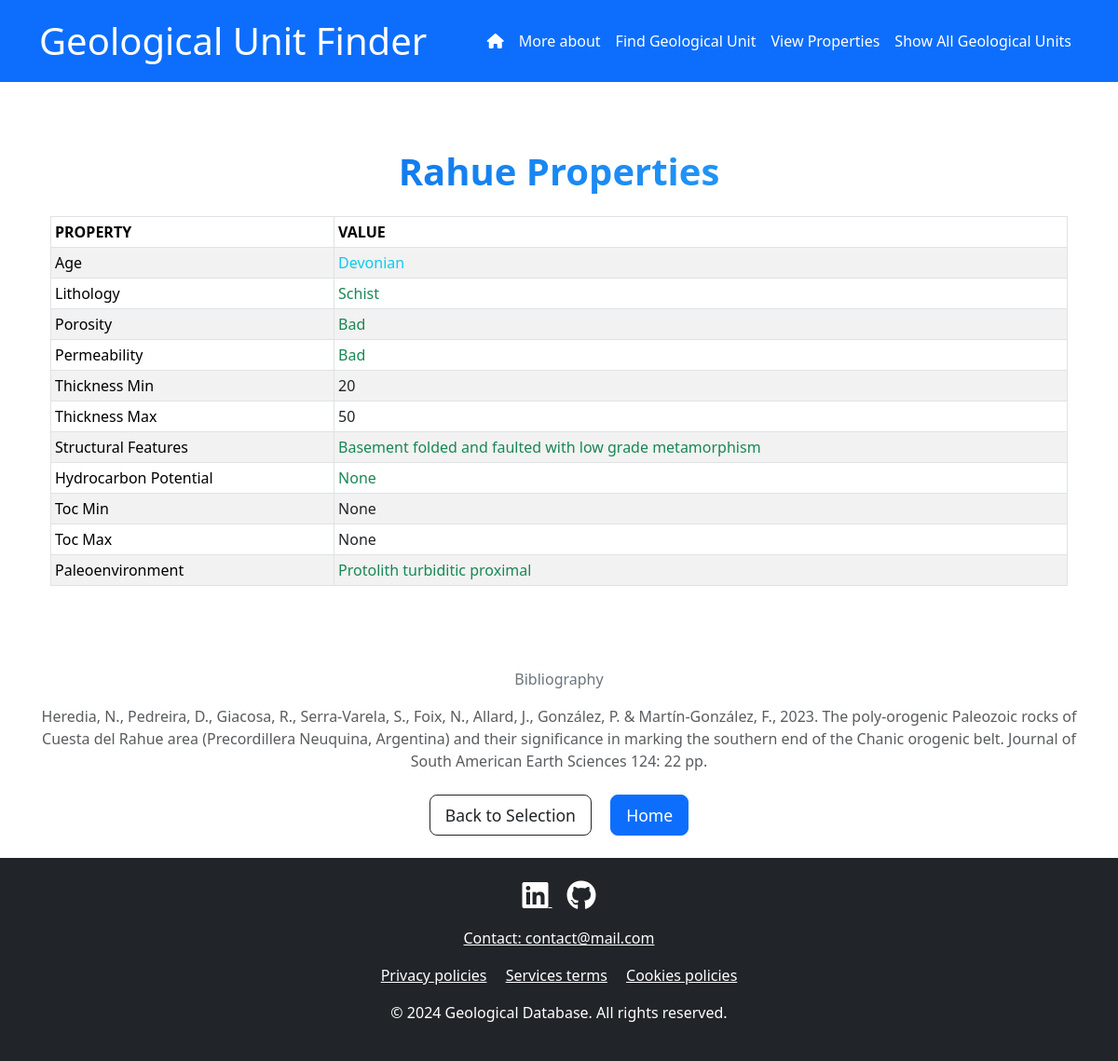
Screenshot of /properties/Rahue with the database file from the repository.
### tables this page shows
CREATE TABLE geological_units (
    formation TEXT PRIMARY KEY,
    age TEXT,
    lithology TEXT,
    porosity TEXT,
    permeability TEXT,
    thickness_min INTEGER,
    thickness_max INTEGER,
    structural_features TEXT,
    hydrocarbon_potential TEXT,
    TOC_min INTEGER,
    TOC_max INTEGER,
    paleoenvironment TEXT
);

CREATE TABLE formation_bibliography (
    formation TEXT PRIMARY KEY,
    bibliography TEXT,
    FOREIGN KEY (formation) REFERENCES geological_units(formation)
);

### app.py (the view)
@app.route('/properties/<formation_name>', methods=['GET', 'POST'])
def properties(formation_name):
    print(f"Recibido formation_name: {formation_name}")
    formation_name = formation_name.lower()
    properties = db.execute("SELECT * FROM geological_units WHERE LOWER(formation) = ?", (formation_name,))
    if not properties:
        return redirect(url_for('home'))
    formation_properties = properties[0]
    if 'formation' in formation_properties:
        del formation_properties['formation']
    bibliography_entry = db.execute("SELECT bibliography FROM formation_bibliography WHERE LOWER(formation) = ?", (formation_name,))
    return render_template('properties.html', properties=properties[0], formation_name=formation_name, bibliography_entry=bibliography_entry[0]['bibliography'] if bibliography_entry else None)

### templates/properties.html (shortened to what this page needs)
{% extends 'layout.html' %}
{% block content %}
    <section class="container py-5">
        <h2 class="text-center mb-4" style="background-color: white; background: linear-gradient(to right, #0062E6, #33AEFF); font-size: 2.5rem; font-weight: bold; color: transparent; -webkit-background-clip: text;">
        </h2>
        <table class="table table-striped table-bordered table-hover table-sm">
            <thead class="thead-dark">
                <tr>
                    <th class="text-uppercase font-weight-bold">Property</th>
                    <th class="text-uppercase font-weight-bold">Value</th>
                </tr>
            </thead>
            <tbody>
                {% for key, value in properties.items() %}
                    <tr>
                        <td class="font-italic">{{ key.replace('_', ' ')|title }}</td>
                        <td>
                            {% if key == 'age' %}
                                {% set value_parts = value.split() %}
                                {% for part in value_parts %}
                                    <span class="text-info">{{ part }}</span>
                                {% endfor %}
                            {% else %}
                                {% if value is string %}
                                    <span class="text-success">{{ value|string|capitalize }}</span>
                                {% else %}
                                    <span class="text-dark">{{ value }}</span>
                                {% endif %}
                            {% endif %}
                        </td>
                    </tr>
                {% endfor %}
            </tbody>
        </table>
    </section>
    <section>
        <footer class="mt-4 text-center">
            <p class="font-weight-bold text-secondary">Bibliography</p>
            {% if bibliography_entry %}
                <p id="bibliography" class="text-muted">{{ bibliography_entry }}</p>
            {% else %}
                <p class="text-warning">No bibliography available for this formation.</p>
            {% endif %}
        </footer>
    </section>
    <section class="mt-4 text-center">
        <a href="{{ url_for('view_properties') }}" class="btn btn-outline-dark btn-lg mx-2">Back to Selection</a>
        <a href="/" class="btn btn-primary btn-lg mx-2">Home</a>
    </section>
{% endblock %}

### templates/layout.html (shortened to what this page needs)
<!DOCTYPE html>
<html lang="en">
    <head>
        <link href="https://cdn.jsdelivr.net/npm/bootstrap@5.3.3/dist/css/bootstrap.min.css" rel="stylesheet">
        <link href="https://cdnjs.cloudflare.com/ajax/libs/font-awesome/6.0.0-beta3/css/all.min.css" rel="stylesheet">
        <link href="/static/styles.css" rel="stylesheet">
        <link href="https://cdn.jsdelivr.net/npm/aos@2.3.4/dist/aos.css" rel="stylesheet">
    </head>
    <body>
        <header class="bg-primary text-white py-3">
            <div class="container">
                <div class="d-flex justify-content-between align-items-center">
                    <h1 class="mb-0">Geological Unit Finder</h1>
                    <nav class="navbar navbar-expand-lg navbar-light">
                        <div class="collapse navbar-collapse" id="navbarNav">
                            <ul class="navbar-nav">
                                <li class="nav-item">
                                    <a href="/" class="nav-link text-white">
                                        <i class="fas fa-home"></i>
                                    </a>
                                </li>
                                <li class="nav-item">
                                    <a href="{{ url_for('about') }}" class="nav-link text-white">More about</a>
                                </li>
                                <li class="nav-item">
                                    <a href="{{ url_for('find_unit') }}" class="nav-link text-white">Find Geological Unit</a>
                                </li>
                                <li class="nav-item">
                                    <a href="{{ url_for('view_properties') }}" class="nav-link text-white">View Properties</a>
                                </li>
                                <li class="nav-item">
                                    <a href="{{ url_for('all_units') }}" class="nav-link text-white">Show All Geological Units</a>
                                </li>
                            </ul>
                        </div>
                    </nav>
                </div>
            </div>
        </header>
        <main class = "container mt-4">
            {% block content %} {% endblock %}
        </main>
        <footer class="bg-dark text-white py-4 mt-4">
            <div class="container">
              <div class="row justify-content-center">
                <div class="col-12 col-md-4 text-center mb-3">
                  <a href="https://www.linkedin.com/in/linkedin" target="_blank" class="text-white mx-2">
                    <i class="fab fa-linkedin fa-2x"></i>
                  </a>
                  <a href="https://github.com/scihub" target="_blank" class="text-white mx-2">
                    <i class="fab fa-github fa-2x"></i>
                  </a>
                </div>
                <div class="col-12 text-center mb-3">
                  <a href="mailto:contacto@tupagina.com" class="text-white">Contact: contact@mail.com</a>
                </div>
                <div class="col-12 text-center mb-3">
                  <a href="/privacy-policy" class="text-white mx-2">Privacy policies</a>
                  <a href="/terms-of-service" class="text-white mx-2">Services terms</a>
                  <a href="/cookie-policy" class="text-white mx-2">Cookies policies</a>
                </div>
                <div class="col-12 text-center">
                  <p>&copy; 2024 Geological Database. All rights reserved.</p>
                </div>
              </div>
            </div>
          </footer>
    </body>
</html>

### static/styles.css (style rules this page uses)
.btn-lg { font-size: 1.1rem; }

### rows the page displays
geological_units: replace "Age", age "Devonian", replace "Lithology", lithology "Schist", replace "Porosity", porosity "Bad", replace "Permeability", permeability "Bad", replace "Structural Features", structural_features "Basement folded and faulted with low grade metamorphism", replace "Hydrocarbon Potential", hydrocarbon_potential "None", replace "Paleoenvironment", paleoenvironment "Protolith turbiditic proximal"
formation_bibliography: bibliography "Heredia, N., Pedreira, D., Giacosa, R., Serra-Varela, S., Foix, N., Allard, J., González, P. & Martín-González, F., 2023. The poly-orogenic Paleozoic rocks of Cuesta del Rahue area (Precordillera Neuquina, Argentina) and their significance in marking the southern end of the Chanic orogenic belt. Journal of South American Earth Sciences 124: 22 pp."

### other values shown
{{ key.replace('_', ' ')|title }} "Thickness Min" "Thickness Max" "Toc Min" "Toc Max"
{{ value }} "20" "50" "None" "None"
